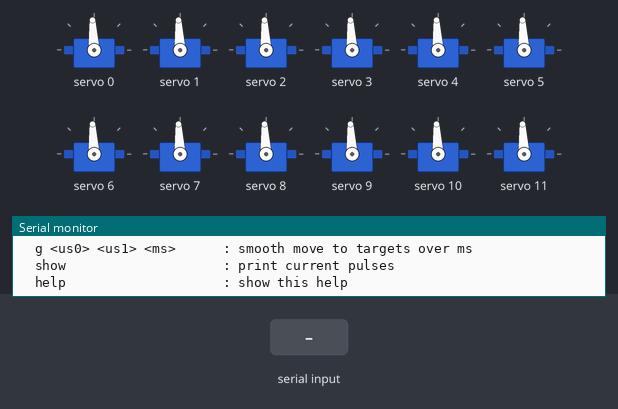
Recording of a sketch running on a simulated Arduino Uno, built with avr-gcc and run on an emulated ATmega328P. Shown: 12 × servo, the last lines printed to the serial monitor. The inputs (shaded band) are chosen by the test bench.

Above: at 1.2 s.
1.3 s: "p  45\n" received over Serial
At 2.4 s:
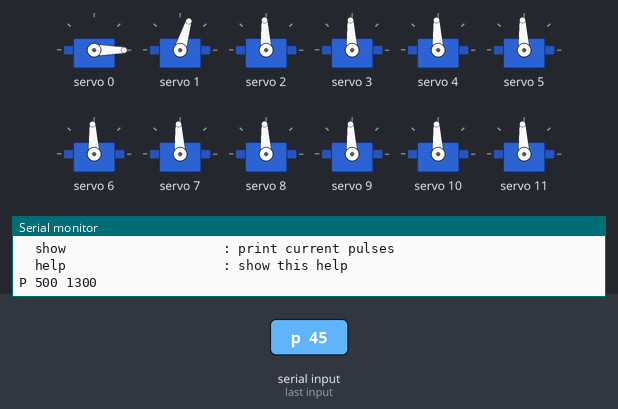
2.8 s: "home\n" received over Serial
At 3.16 s:
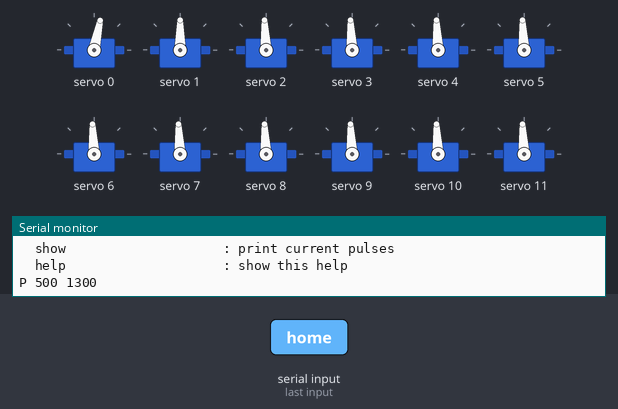
Timing chart, 0 to 5.8 s (numbered marks = the images above; inputs shaded):
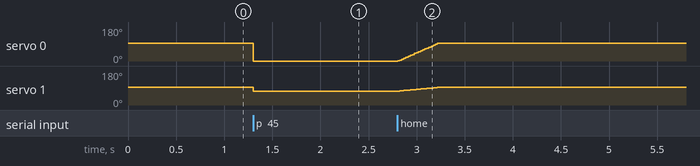

The sketch:

arduino.ino
```cpp
#include <Wire.h>
#include <Adafruit_PWMServoDriver.h>

Adafruit_PWMServoDriver pca(0x40);

// ------------------ Fixed settings ------------------
static const float SERVO_FREQ = 50.0f;          // standard servo rate
static const uint16_t UPDATE_DT_MS = 20;        // interpolation update period

// Channels used (your setup)
static const uint8_t CH0 = 0;  // upper servo
static const uint8_t CH1 = 1;  // lower servo

// Your calibrated pulse limits (safety clamps)
static const uint16_t US_MIN_CH0 = 500;
static const uint16_t US_MAX_CH0 = 1600;

static const uint16_t US_MIN_CH1 = 1300;
static const uint16_t US_MAX_CH1 = 2500;

// Your calibrated "home": both point to -X at these pulses
static const uint16_t US0_CH0 = 1500;
static const uint16_t US0_CH1 = 1500;
// ---------------------------------------------------

static uint16_t chUs[16];

static uint16_t clampUs0(int32_t us) {
  if (us < (int32_t)US_MIN_CH0) return US_MIN_CH0;
  if (us > (int32_t)US_MAX_CH0) return US_MAX_CH0;
  return (uint16_t)us;
}
static uint16_t clampUs1(int32_t us) {
  if (us < (int32_t)US_MIN_CH1) return US_MIN_CH1;
  if (us > (int32_t)US_MAX_CH1) return US_MAX_CH1;
  return (uint16_t)us;
}

static uint16_t usToTicks(uint16_t us) {
  // PCA9685 ticks for a 50 Hz period:
  // period = 20,000 us, ticks = us*(4096/period)
  const float period_us = 1000000.0f / SERVO_FREQ;
  float ticks = (us * 4096.0f) / period_us;
  if (ticks < 0) ticks = 0;
  if (ticks > 4095) ticks = 4095;
  return (uint16_t)(ticks + 0.5f);
}

static void writeUS(uint8_t ch, uint16_t us) {
  chUs[ch] = us;
  pca.setPWM(ch, 0, usToTicks(us));
}

static void setBothNow(uint16_t us0, uint16_t us1) {
  writeUS(CH0, us0);
  writeUS(CH1, us1);
}

static void moveBothSmooth(uint16_t target0, uint16_t target1, uint32_t ms) {
  uint16_t start0 = chUs[CH0];
  uint16_t start1 = chUs[CH1];

  if (ms < UPDATE_DT_MS) {
    setBothNow(target0, target1);
    return;
  }

  uint32_t steps = ms / UPDATE_DT_MS;
  if (steps < 1) steps = 1;

  for (uint32_t i = 1; i <= steps; i++) {
    float t = (float)i / (float)steps;
    uint16_t u0 = (uint16_t)(start0 + t * ((int32_t)target0 - (int32_t)start0));
    uint16_t u1 = (uint16_t)(start1 + t * ((int32_t)target1 - (int32_t)start1));
    setBothNow(u0, u1);
    delay(UPDATE_DT_MS);
  }
}

static String readLine() {
  static String line;
  while (Serial.available()) {
    char c = (char)Serial.read();
    if (c == '\r') continue;
    if (c == '\n') {
      String out = line;
      line = "";
      out.trim();
      return out;
    }
    line += c;
  }
  return "";
}

static void printHelp() {
  Serial.println("Commands:");
  Serial.println("  home                    : smooth move to 1500/1500 (both point -X)");
  Serial.println("  p <us0> <us1>           : set CH0 and CH1 immediately");
  Serial.println("  g <us0> <us1> <ms>      : smooth move to targets over ms");
  Serial.println("  show                    : print current pulses");
  Serial.println("  help                    : show this help");
}

void setup() {
  Serial.begin(115200);
  Wire.begin();

  pca.begin();
  pca.setPWMFreq(SERVO_FREQ);
  delay(10);

  // Initialize all channels to 1500us (safe startup)
  for (int i = 0; i < 16; i++) {
    chUs[i] = 1500;
    pca.setPWM(i, 0, usToTicks(1500));
  }

  // Move to calibrated home
  setBothNow(US0_CH0, US0_CH1);

  Serial.println("PCA9685 Motion Receiver Ready (CH0 upper, CH1 lower).");
  printHelp();
}

void loop() {
  String cmd = readLine();
  if (cmd.length() == 0) return;

  if (cmd.equalsIgnoreCase("help")) { printHelp(); return; }

  if (cmd.equalsIgnoreCase("show")) {
    Serial.print("CH0="); Serial.print(chUs[CH0]); Serial.print(" us, ");
    Serial.print("CH1="); Serial.print(chUs[CH1]); Serial.println(" us");
    return;
  }

  if (cmd.equalsIgnoreCase("home")) {
    moveBothSmooth(US0_CH0, US0_CH1, 400);
    Serial.println("HOME");
    return;
  }

  // p us0 us1
  if (cmd.startsWith("p ")) {
    int s1 = cmd.indexOf(' ');
    int s2 = cmd.indexOf(' ', s1 + 1);
    if (s2 < 0) { Serial.println("ERR: p <us0> <us1>"); return; }
    int us0 = cmd.substring(s1 + 1, s2).toInt();
    int us1 = cmd.substring(s2 + 1).toInt();
    uint16_t u0 = clampUs0(us0);
    uint16_t u1 = clampUs1(us1);
    setBothNow(u0, u1);
    Serial.print("P "); Serial.print(u0); Serial.print(" "); Serial.println(u1);
    return;
  }

  // g us0 us1 ms
  if (cmd.startsWith("g ")) {
    int s1 = cmd.indexOf(' ');
    int s2 = cmd.indexOf(' ', s1 + 1);
    int s3 = cmd.indexOf(' ', s2 + 1);
    if (s2 < 0 || s3 < 0) { Serial.println("ERR: g <us0> <us1> <ms>"); return; }
    int us0 = cmd.substring(s1 + 1, s2).toInt();
    int us1 = cmd.substring(s2 + 1, s3).toInt();
    int ms  = cmd.substring(s3 + 1).toInt();
    if (ms < 0) ms = 0;

    uint16_t u0 = clampUs0(us0);
    uint16_t u1 = clampUs1(us1);
    moveBothSmooth(u0, u1, (uint32_t)ms);
    Serial.print("G "); Serial.print(u0); Serial.print(" "); Serial.print(u1);
    Serial.print(" "); Serial.println(ms);
    return;
  }

  Serial.println("Unknown. Type 'help'.");
}
```

Measured:
- after the input at 1.3 s, servo 0: 93° → 0° at once; servo 1: 93° → 73° at once
- after the input at 2.8 s, servo 0: moves from 0° to 93° over 0.41 s, starting at once; servo 1: moves from 73° to 93° over 0.41 s, starting at once
